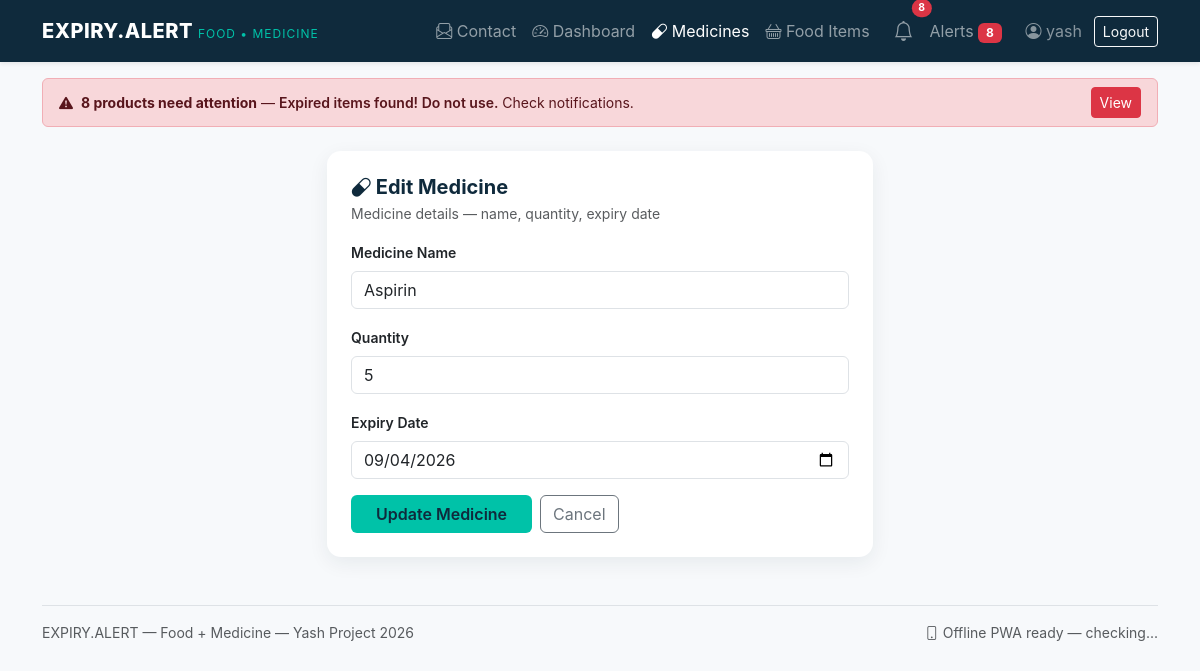
Page /medicines/edit/2/ (signed in) on the committed database.
### tracker/models.py (models this page shows, shortened)
class Medicine(models.Model):
    user = models.ForeignKey(User, on_delete=models.CASCADE, related_name='medicines')
    name = models.CharField(max_length=100)
    quantity = models.PositiveIntegerField(help_text="e.g. 10 tablets / 2 bottles")
    expiry_date = models.DateField()
    created_at = models.DateTimeField(auto_now_add=True)
    updated_at = models.DateTimeField(auto_now=True)
    class Meta:
        ordering = ['expiry_date']
        verbose_name = "Medicine"
        verbose_name_plural = "Medicines"
    @property
    def days_until_expiry(self):
        return (self.expiry_date - date.today()).days
    @property
    def status(self):
        days = self.days_until_expiry
        if days < 0:
            return "Expired"
        elif days <= 7:
            return "Expiring Soon"
        else:
            return "Safe"

### tracker/views.py (the view)
# urls.py: path('medicines/edit/<int:pk>/', views.medicine_edit, name='medicine_edit'),
@login_required
def medicine_edit(request, pk):
    med = get_object_or_404(Medicine, pk=pk, user=request.user)
    if request.method == 'POST':
        form = MedicineForm(request.POST, instance=med)
        if form.is_valid():
            form.save()
            messages.success(request, f"Medicine '{med.name}' updated.")
            return redirect('medicine_list')
    else:
        form = MedicineForm(instance=med)
    return render(request, 'tracker/medicine_form.html', {'form': form, 'title': 'Edit Medicine', 'btn': 'Update Medicine'})

### tracker/forms.py
class MedicineForm(forms.ModelForm):
    class Meta:
        model = Medicine
        fields = ['name', 'quantity', 'expiry_date']
        widgets = {
            'name': forms.TextInput(attrs={'class': 'form-control', 'placeholder': 'e.g. Paracetamol 500mg'}),
            'quantity': forms.NumberInput(attrs={'class': 'form-control', 'placeholder': 'e.g. 10', 'min': '1'}),
            'expiry_date': forms.DateInput(attrs={'class': 'form-control', 'type': 'date'}),
        }
        labels = {
            'name': 'Medicine Name',
            'quantity': 'Quantity',
            'expiry_date': 'Expiry Date',
        }

### tracker/models.py (called while the page is built)
    @property
    def days_until_expiry(self):
        return (self.expiry_date - date.today()).days

    @property
    def status(self):
        days = self.days_until_expiry
        if days < 0:
            return "Expired"
        elif days <= 7:
            return "Expiring Soon"
        else:
            return "Safe"

### templates/tracker/medicine_form.html (shortened to what this page needs)
{% extends 'base.html' %}
{% block content %}
<div class="row justify-content-center">
  <div class="col-md-7 col-lg-6">
    <div class="card p-4">
      <h5 class="fw-bold mb-1" style="color:#0f2a3c;"><i class="bi bi-capsule"></i> {{ title }}</h5>
      <p class="small text-muted mb-3">Medicine details — name, quantity, expiry date</p>
      <form method="post" novalidate>
        {% for field in form %}
          <div class="mb-3">
            <label class="form-label small fw-semibold">{{ field.label }}</label>
            {{ field }}
          </div>
        {% endfor %}
        <div class="d-flex gap-2">
          <button type="submit" class="btn btn-teal px-4">{{ btn }}</button>
          <a href="{% url 'medicine_list' %}" class="btn btn-outline-secondary">Cancel</a>
        </div>
      </form>
    </div>
  </div>
</div>
{% endblock %}

### templates/base.html (shortened to what this page needs)
<!doctype html>
<html lang="en">
<head>
  <link href="https://cdn.jsdelivr.net/npm/bootstrap@5.3.3/dist/css/bootstrap.min.css" rel="stylesheet">
  <link rel="stylesheet" href="https://cdn.jsdelivr.net/npm/bootstrap-icons@1.11.3/font/bootstrap-icons.css">
  {% load static %}
  <link rel="stylesheet" href="{% static 'css/style.css' %}">
</head>
<body>
<nav class="navbar navbar-expand-lg navbar-dark sticky-top shadow-sm">
  <div class="container">
    <a class="navbar-brand" href="{% url 'home' %}">EXPIRY.ALERT <span>FOOD • MEDICINE</span></a>
    <div class="collapse navbar-collapse" id="nav">
      <ul class="navbar-nav ms-auto align-items-lg-center">
        {% if user.is_authenticated %}
          <li class="nav-item"><a class="nav-link" href="{% url 'contact' %}"><i class="bi bi-envelope-paper"></i> Contact</a></li>
          <li class="nav-item"><a class="nav-link {% if request.resolver_match.url_name == 'dashboard' %}active{% endif %}" href="{% url 'dashboard' %}"><i class="bi bi-speedometer2"></i> Dashboard</a></li>
          <li class="nav-item"><a class="nav-link {% if 'medicine' in request.resolver_match.url_name %}active{% endif %}" href="{% url 'medicine_list' %}"><i class="bi bi-capsule"></i> Medicines</a></li>
          <li class="nav-item"><a class="nav-link {% if 'food' in request.resolver_match.url_name %}active{% endif %}" href="{% url 'food_list' %}"><i class="bi bi-basket"></i> Food Items</a></li>
          <li class="nav-item dropdown ms-lg-2">
            <a class="nav-link position-relative" href="#" role="button" data-bs-toggle="dropdown" aria-expanded="false">
              <i class="bi bi-bell fs-5"></i>
              {% if notif_unread_count > 0 %}
                <span class="position-absolute top-0 start-100 translate-middle badge rounded-pill bg-danger" style="font-size:0.65rem;">{{ notif_unread_count }}</span>
              {% endif %}
            </a>
          </li>
          <li class="nav-item"><a class="nav-link position-relative" href="{% url 'notification_list' %}">Alerts{% if notif_unread_count > 0 %} <span class="badge bg-danger">{{ notif_unread_count }}</span>{% endif %}</a></li>
          <li class="nav-item ms-lg-2"><span class="nav-link text-white-50"><i class="bi bi-person-circle"></i> {{ user.username }}</span></li>
          <li class="nav-item ms-lg-1">
            <form method="post" action="{% url 'logout' %}" class="d-inline">
              <button type="submit" class="btn btn-outline-light btn-sm">Logout</button>
            </form>
          </li>
        {% else %}
          <li class="nav-item"><a class="nav-link" href="{% url 'contact' %}">Contact</a></li>
          <li class="nav-item"><a class="nav-link" href="{% url 'login' %}">Login</a></li>
          <li class="nav-item ms-lg-2"><a class="btn btn-teal btn-sm px-3" href="{% url 'register' %}">Register</a></li>
        {% endif %}
      </ul>
    </div>
  </div>
</nav>
{% if user.is_authenticated and notif_unread_count > 0 %}
<div class="container pt-3">
  <div class="alert {% if notif_has_critical %}alert-danger{% else %}alert-warning{% endif %} d-flex justify-content-between align-items-center py-2 px-3 mb-0" role="alert">
    <div class="small">
      <i class="bi bi-exclamation-triangle-fill me-1"></i>
      <strong>{{ notif_unread_count }} product{{ notif_unread_count|pluralize }} need{{ notif_unread_count|pluralize:"s," }} attention</strong>
      — {% if notif_has_critical %}<span class="fw-semibold">Expired items found! Do not use.</span>{% else %}Some items expiring within 7 days.{% endif %}
      <span class="d-none d-md-inline"> Check notifications.</span>
    </div>
    <a href="{% url 'notification_list' %}" class="btn btn-sm {% if notif_has_critical %}btn-danger{% else %}btn-warning{% endif %}">View</a>
  </div>
</div>
{% endif %}
<main class="container py-4">
  {% block content %}{% endblock %}
</main>
<footer class="container py-4 text-center text-muted small">
  <div class="border-top pt-3 d-flex flex-column flex-md-row justify-content-between align-items-center gap-2">
    <span>EXPIRY.ALERT — Food + Medicine — Yash Project 2026</span>
    <span><i class="bi bi-phone"></i> Offline PWA ready — <span id="pwa-status" class="text-muted">checking...</span> </span>
  </div>
</footer>
</body>
</html>

### static/css/style.css (style rules this page uses)
:root { --navy: #0f2a3c; --teal: #00c2a8; --orange: #ff6b35; --amber: #ffc857; --light: #f7f9fb; }
body { background: var(--light); font-family: 'Inter', system-ui, -apple-system, sans-serif; }
.navbar { background: var(--navy) !important; }
.navbar-brand { font-weight: 800; letter-spacing: 0.5px; }
.navbar-brand span { color: var(--teal); font-weight: 400; font-size: 0.75rem; letter-spacing: 1px; }
.btn-teal { background: var(--teal); color: #0f2a3c; font-weight: 600; }
.card { border: none; border-radius: 14px; box-shadow: 0 6px 20px rgba(15,42,60,0.07); }

### rows in the picture
Medicine: form "Aspirin" "5" "09/04/2026"

### other values in the picture
{{ notif_unread_count }} "8"
{{ user.username }} "yash"
{{ title }} "Edit Medicine"
{{ field.label }} "Medicine Name" "Quantity" "Expiry Date"
{{ btn }} "Update Medicine"
